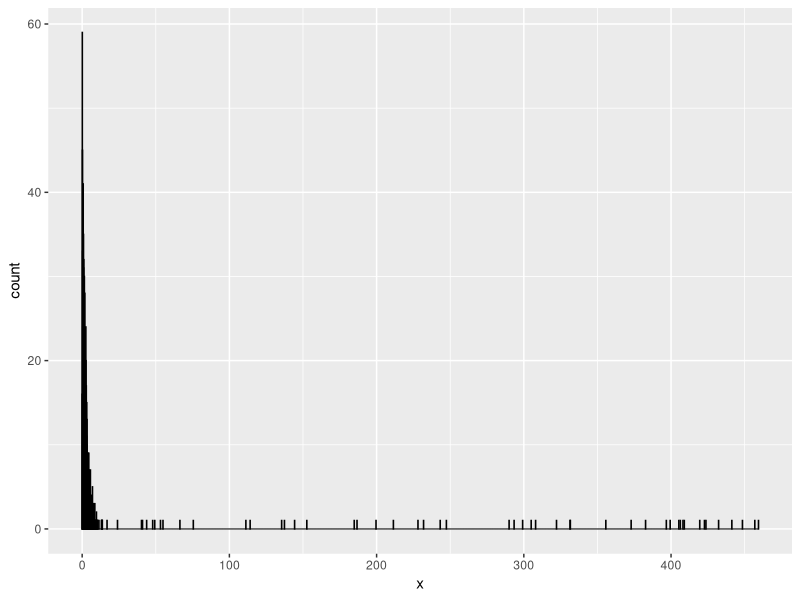
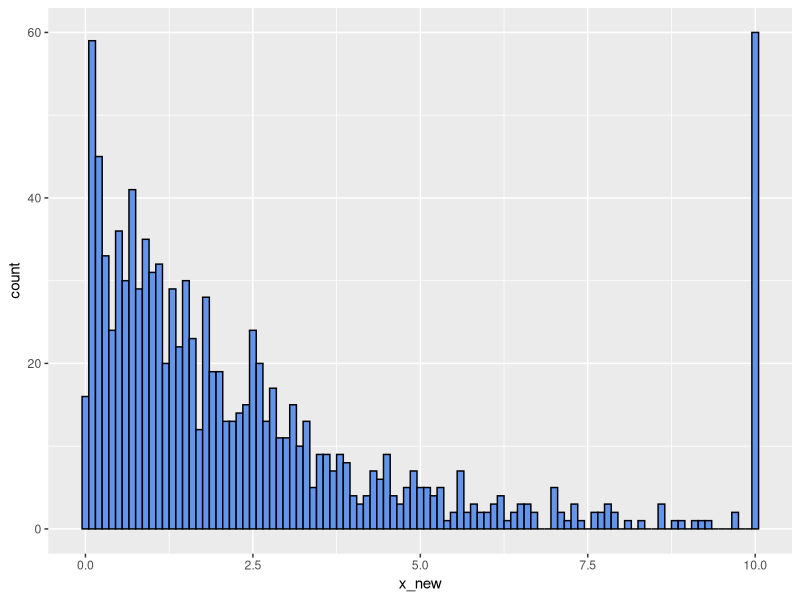

Write R code to recreate these figures, in order. (Note: this script raises an error after producing the figures.)
## ---- chunk 1
gg_outlier_bin <- function(x,
                           var_name,
                           cut_off_floor,
                           cut_off_ceiling,
                           col = "black",
                           fill = "cornflowerblue",
                           fill_outlier_bins = "forestgreen",
                           binwidth = NULL) {
  
  printing_min_max <- x %>% summarise_(sprintf("round(min(%s, na.rm = TRUE), 1)", var_name),
                                       sprintf("round(max(%s, na.rm = TRUE), 1)", var_name))
  
  ceiling_filter <- ifelse(!is.na(cut_off_ceiling),
                           sprintf("%s < %f", var_name, cut_off_ceiling),
                           "1 == 1") 
  floor_filter   <- ifelse(!is.na(cut_off_floor),
                           sprintf("%s > %f", var_name, cut_off_floor),
                           "1 == 1")
  
  x_regular <- x %>% filter_(ceiling_filter, floor_filter) %>% 
    select_(var_name)
  
  x_to_roll_ceiling <- x %>% filter_(
    sprintf("%s >= %f", var_name, cut_off_ceiling)) %>% select_(var_name)
  if (!is.na(cut_off_ceiling)) x_to_roll_ceiling[, 1] <- cut_off_ceiling
  
  x_to_roll_floor <- x %>% filter_(
    sprintf("%s <= %f", var_name, cut_off_floor)) %>% select_(var_name)
  if (!is.na(cut_off_floor)) x_to_roll_floor[, 1] <- cut_off_floor
  
  plot_obj <- ggplot(x_regular, aes_string(var_name)) +
    geom_histogram(col = col, fill = fill, binwidth = binwidth)
  
  if (!is.na(cut_off_ceiling)) {
    ticks_for_ceiling <- update_tickmarks_ceiling(plot_obj, cut_off_ceiling,
                                                  printing_min_max[1,2])
    plot_obj <- plot_obj +
      geom_histogram(data = x_to_roll_ceiling, fill = fill_outlier_bins, col = col,
                     binwidth = binwidth) +
      scale_x_continuous(breaks = ticks_for_ceiling$tick_positions,
                         labels = ticks_for_ceiling$tick_labels)
  }
  
  if (!is.na(cut_off_floor)) {
    ticks_for_floor <- update_tickmarks_floor(plot_obj, cut_off_floor,
                                              printing_min_max[1,1])
    plot_obj <- plot_obj +
      geom_histogram(data = x_to_roll_floor, fill = fill_outlier_bins, 
                     col = col, binwidth = binwidth) +
      scale_x_continuous(breaks = ticks_for_floor$tick_positions,
                         labels = ticks_for_floor$tick_labels)
  }
  
  return(plot_obj)
}


update_tickmarks_ceiling <- function(gg_obj, 
                                     co, 
                                     max_print) {
  ranges <- suppressMessages(
    ggplot_build(gg_obj)$layout$panel_ranges[[1]])
  label_to_add <- sprintf("(%s , %s)", round(co, 1), max_print)
  tick_positions <- ranges$x.major_source
  tick_labels    <- ranges$x.labels
  if (overlap_ceiling(tick_positions, co)) {
    tick_positions <- tick_positions[-length(tick_positions)]
    tick_labels    <- tick_labels[-length(tick_labels)]
  }
  return(list(tick_positions = c(tick_positions, co),
              tick_labels    = c(tick_labels, label_to_add)))
}

overlap_ceiling <- function(positions, cut_off) {
  n <- length(positions)
  ticks_dif <- positions[n] - positions[n-1]
  (cut_off - positions[n]) / ticks_dif < 0.25
}

update_tickmarks_floor <- function(gg_obj, 
                                   co, 
                                   min_print) {
  ranges <- suppressMessages(
    ggplot_build(gg_obj)$layout$panel_ranges[[1]])
  label_to_add <- sprintf("(%s , %s)", min_print, round(co, 1))
  tick_positions <- ranges$x.major_source
  tick_labels    <- ranges$x.labels
  if (overlap_floor(tick_positions, co)) {
    tick_positions <- tick_positions[-1]
    tick_labels    <- tick_labels[-1]
  }
  return(list(tick_positions = c(co, tick_positions),
              tick_labels    = c(label_to_add, tick_labels)))
}

overlap_floor <- function(positions, cut_off) {
  ticks_dif <- positions[2] - positions[1]
  (positions[1] - cut_off) / ticks_dif < 0.25
}
## ---- chunk 2
library(tidyverse)
set.seed(42)
hist_data <- data_frame(x = c(rexp(1000, .5),
                              runif(50, 0, 500)))

ggplot(hist_data, aes(x)) + 
  geom_histogram(binwidth = .1, col = "black", fill = "cornflowerblue")
## ---- chunk 3
hist_data %>% 
  mutate(x_new = ifelse(x > 10, 10, x)) %>% 
  ggplot(aes(x_new)) +
  geom_histogram(binwidth = .1, col = "black", fill = "cornflowerblue")
## ---- chunk 4
gg_outlier_bin(hist_data, 
               "x", 
               cut_off_floor = NA,
               cut_off_ceiling = 10,
               binwidth = 0.1)
## ---- chunk 5
data_frame(x = c(runif(100, 0, 100), rnorm(1000, 50, 2))) %>% 
  gg_outlier_bin("x", 45, 55, binwidth = .1)
## ---- chunk 6
gg_outlier_bin <- function(x,
                           var_name,
                           cut_off_floor,
                           cut_off_ceiling,
                           col = "black",
                           fill = "cornflowerblue",
                           fill_outlier_bins = "forestgreen",
                           binwidth = NULL) {
  
  printing_min_max <- x %>% summarise_(sprintf("round(min(%s, na.rm = TRUE), 1)", var_name),
                                       sprintf("round(max(%s, na.rm = TRUE), 1)", var_name))
  
  ceiling_filter <- ifelse(!is.na(cut_off_ceiling),
                           sprintf("%s < %f", var_name, cut_off_ceiling),
                           "1 == 1") 
  floor_filter   <- ifelse(!is.na(cut_off_floor),
                           sprintf("%s > %f", var_name, cut_off_floor),
                           "1 == 1")
  
  x_regular <- x %>% filter_(ceiling_filter, floor_filter) %>% 
    select_(var_name)
  
  x_to_roll_ceiling <- x %>% filter_(
    sprintf("%s >= %f", var_name, cut_off_ceiling)) %>% select_(var_name)
  if (!is.na(cut_off_ceiling)) x_to_roll_ceiling[, 1] <- cut_off_ceiling
  
  x_to_roll_floor <- x %>% filter_(
    sprintf("%s <= %f", var_name, cut_off_floor)) %>% select_(var_name)
  if (!is.na(cut_off_floor)) x_to_roll_floor[, 1] <- cut_off_floor
  
  plot_obj <- ggplot(x_regular, aes_string(var_name)) +
    geom_histogram(col = col, fill = fill, binwidth = binwidth)
  
  if (!is.na(cut_off_ceiling)) {
    ticks_for_ceiling <- update_tickmarks_ceiling(plot_obj, cut_off_ceiling,
                                                  printing_min_max[1,2])
    plot_obj <- plot_obj +
      geom_histogram(data = x_to_roll_ceiling, fill = fill_outlier_bins, col = col,
                     binwidth = binwidth) +
      scale_x_continuous(breaks = ticks_for_ceiling$tick_positions,
                         labels = ticks_for_ceiling$tick_labels)
  }
  
  if (!is.na(cut_off_floor)) {
    ticks_for_floor <- update_tickmarks_floor(plot_obj, cut_off_floor,
                                              printing_min_max[1,1])
    plot_obj <- plot_obj +
      geom_histogram(data = x_to_roll_floor, fill = fill_outlier_bins, 
                     col = col, binwidth = binwidth) +
      scale_x_continuous(breaks = ticks_for_floor$tick_positions,
                         labels = ticks_for_floor$tick_labels)
  }
  
  return(plot_obj)
}


update_tickmarks_ceiling <- function(gg_obj, 
                                     co, 
                                     max_print) {
  ranges <- suppressMessages(
    ggplot_build(gg_obj)$layout$panel_ranges[[1]])
  label_to_add <- sprintf("(%s , %s)", round(co, 1), max_print)
  tick_positions <- ranges$x.major_source
  tick_labels    <- ranges$x.labels
  if (overlap_ceiling(tick_positions, co)) {
    tick_positions <- tick_positions[-length(tick_positions)]
    tick_labels    <- tick_labels[-length(tick_labels)]
  }
  return(list(tick_positions = c(tick_positions, co),
              tick_labels    = c(tick_labels, label_to_add)))
}

overlap_ceiling <- function(positions, cut_off) {
  n <- length(positions)
  ticks_dif <- positions[n] - positions[n-1]
  (cut_off - positions[n]) / ticks_dif < 0.25
}

update_tickmarks_floor <- function(gg_obj, 
                                   co, 
                                   min_print) {
  ranges <- suppressMessages(
    ggplot_build(gg_obj)$layout$panel_ranges[[1]])
  label_to_add <- sprintf("(%s , %s)", min_print, round(co, 1))
  tick_positions <- ranges$x.major_source
  tick_labels    <- ranges$x.labels
  if (overlap_floor(tick_positions, co)) {
    tick_positions <- tick_positions[-1]
    tick_labels    <- tick_labels[-1]
  }
  return(list(tick_positions = c(co, tick_positions),
              tick_labels    = c(label_to_add, tick_labels)))
}

overlap_floor <- function(positions, cut_off) {
  ticks_dif <- positions[2] - positions[1]
  (positions[1] - cut_off) / ticks_dif < 0.25
}
